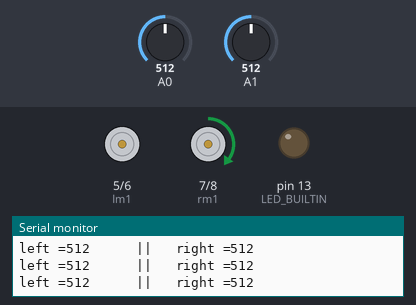
Bench run of a sketch on a simulated Arduino Uno, built with avr-gcc and run on an emulated ATmega328P. Parts: motor-driver pin pairs drawn as motors (green arrow = first pin HIGH = forward, orange = second pin HIGH = backward, longer = more drive, scaled by the enable pin), output pins drawn as LEDs (lit = HIGH), the last lines printed to the serial monitor. The test bench sets the inputs (shaded band); at power-on: A0 = 512, A1 = 512.

Above: at 1.2 s.
1.3 s: A0 set to 418
4.3 s: A0 set to 389
At 4.7 s:
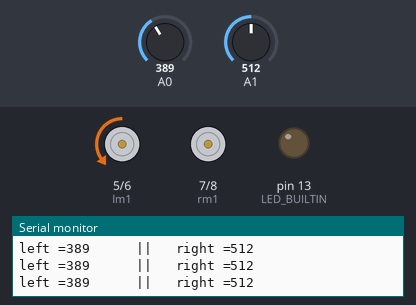
5.8 s: A1 set to 418
8.8 s: A1 set to 386
At 9.1 s:
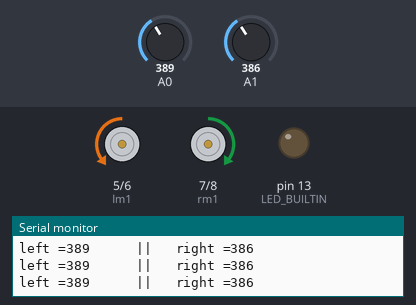
10.3 s: A1 set to 410
At 11.3 s:
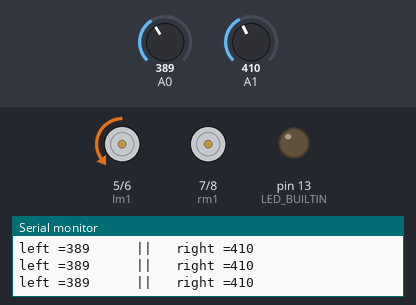
13.3 s: A1 set to 390
At 14.6 s:
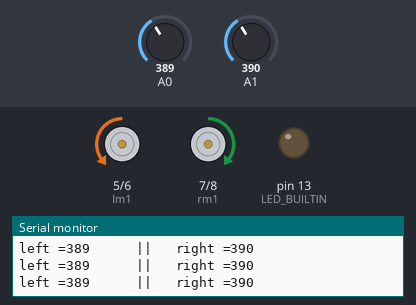
Timing chart, 0 to 16.3 s (numbered marks = the images above; inputs shaded):
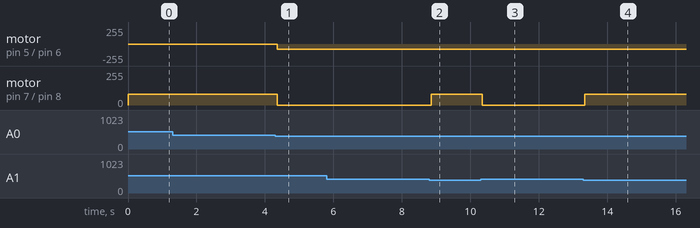

Measured:
- the behaviour switches between 401 and 400 on A0 (found by bisection; images 0 and 1)
- the behaviour switches between 400 and 399 on A1 (found by bisection; images 1 and 2)
- after the input at 4.3 s, motor on pin 5 (lm1) / pin 6 (lm2): stopped → backward 80/255 after 0.06 s; motor on pin 7 (rm1) / pin 8 (rm2): forward 80/255 → stopped after 0.06 s
- after the input at 8.8 s, motor on pin 7 (rm1) / pin 8 (rm2): stopped → forward 80/255 after 0.05 s
- after the input at 10.3 s, motor on pin 7 (rm1) / pin 8 (rm2): forward 80/255 → stopped after 0.05 s
- after the input at 13.3 s, motor on pin 7 (rm1) / pin 8 (rm2): stopped → forward 80/255 at once

The sketch:

IR_line_follower.ino
```cpp
const int lm1 = 5;
const int lm2 = 6;
const int lspeed = 9;
const int rm1 = 7;
const int rm2 = 8;
const int rspeed = 10;

// Above is the motor driver pin connection. LM1 and LM2 are the
// digital input pins from arduino to the motor driver. Same for
// RM1 and RM2 and lspeed and rspeed are the enable pins.
// Change accordingly.

int spd=80;
// Above sets the speed of the bot

void setup()
{ pinMode(LED_BUILTIN, OUTPUT);
  pinMode(lm1, OUTPUT);
  pinMode(lm2, OUTPUT);
  pinMode(rm1, OUTPUT);
  pinMode(rm2, OUTPUT);
  pinMode(lspeed, OUTPUT);
  pinMode(rspeed, OUTPUT);
  analogWrite(lspeed, spd);
  analogWrite(rspeed, spd);
  pinMode(LED_BUILTIN, OUTPUT);
  Serial.begin(9600);
}

void loop()
{
  int left = analogRead(A0);
  int right = analogRead(A1);

  Serial.print("left =") ;
  Serial.print( left) ;
  Serial.print("      ||   right =") ;
  Serial.println( right) ;
  if(left < 400 && right < 400 )
  go_straight() ;
  else if(left > 400)
  go_left() ;
   else if(right > 400)
  go_right() ;

}

//  Here are the functions that are used in the program


void go_straight()
{
  digitalWrite(lm1,LOW);
  digitalWrite(lm2,HIGH);
  digitalWrite(rm1,HIGH);
  digitalWrite(rm2,LOW);
}

void go_backward()
{
  digitalWrite(lm1,HIGH);
  digitalWrite(lm2,LOW);
  digitalWrite(rm1,LOW);
  digitalWrite(rm2,HIGH);
}

void stop_bot()
{
  digitalWrite(lm1,LOW);
  digitalWrite(lm2,LOW);
  digitalWrite(rm1,LOW);
  digitalWrite(rm2,LOW);
}

void go_left()
{
  digitalWrite(lm1,LOW);
  digitalWrite(lm2,LOW);
  digitalWrite(rm1,HIGH);
  digitalWrite(rm2,LOW);
}
void go_leftb()
{
  digitalWrite(lm1,LOW);
  digitalWrite(lm2,LOW);
  digitalWrite(rm1,LOW);
  digitalWrite(rm2,HIGH);
}

void go_right()
{
  digitalWrite(lm1,LOW);
  digitalWrite(lm2,HIGH);
  digitalWrite(rm1,LOW);
  digitalWrite(rm2,LOW);
}

void go_lleft()
{
  digitalWrite(lm1,HIGH);
  digitalWrite(lm2,LOW);
  digitalWrite(rm1,HIGH);
  digitalWrite(rm2,LOW);
}

void go_rright()
{
  digitalWrite(lm1,LOW);
  digitalWrite(lm2,HIGH);
  digitalWrite(rm1,LOW);
  digitalWrite(rm2,HIGH);
}

void go_rightb()
{
  digitalWrite(lm1,HIGH);
  digitalWrite(lm2,LOW);
  digitalWrite(rm1,LOW);
  digitalWrite(rm2,LOW);
}
```
